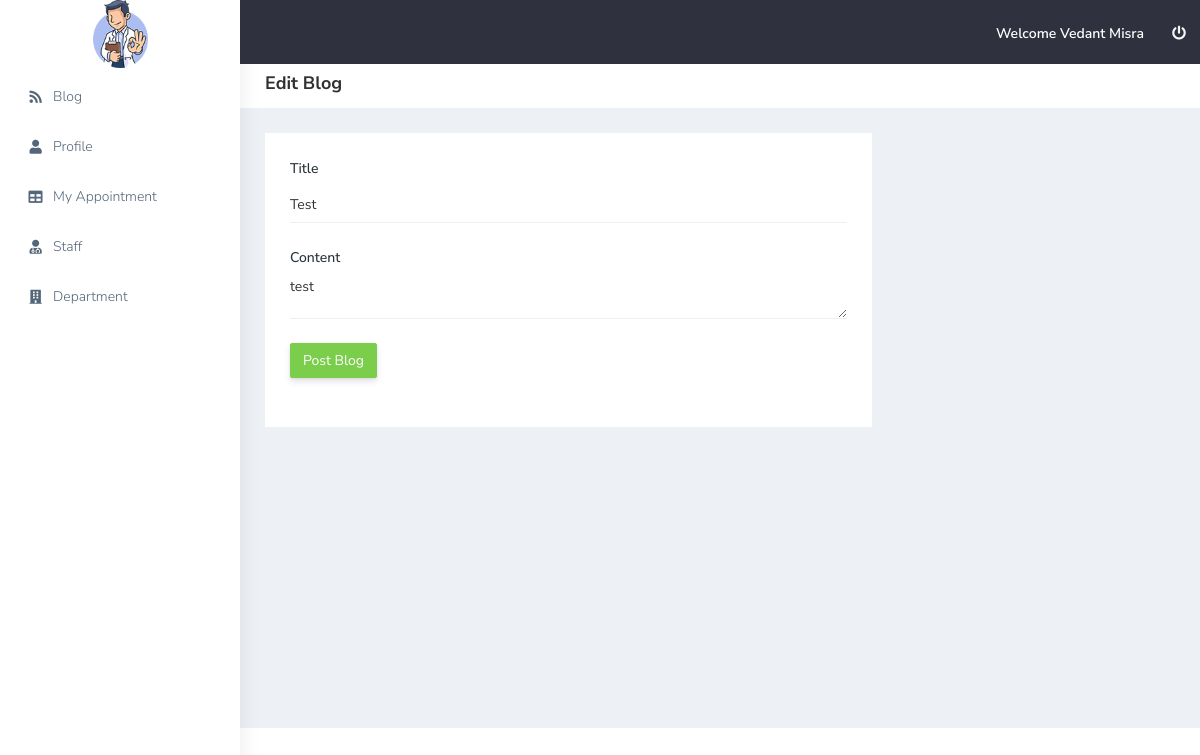
/blog/7 (signed in), run on the app's committed database.
### hospital_flask/models.py (models this page shows, shortened)
class User(db.Model, UserMixin):
    id = db.Column(db.Integer, primary_key=True)
    username = db.Column(db.String(20), nullable=False)
    email = db.Column(db.String(120), unique=True, nullable=False)
    password = db.Column(db.String(60), nullable=False)
    occupation = db.Column(db.String(20),nullable=False)
    specialisation = db.Column(db.String(60),nullable=False)
    gender = db.Column(db.String(10),nullable=False)
    phone = db.Column(db.Integer,nullable=False)
    user_type = db.Column(db.String,nullable=False, default='doctor')
    image_file = db.Column(db.String(20), nullable=False,
                           default='auto.jpg')
    blog = db.relationship('Blog', backref='author', lazy=True)
    appointment = db.relationship('Appointment', backref='doctor', lazy=True)
    def get_id(self):
        return str(self.email)

class Blog(db.Model):
    id = db.Column(db.Integer, primary_key=True)
    title = db.Column(db.String(100), nullable=False)
    date_posted = db.Column(db.DateTime, nullable=False,
                            default=datetime.utcnow)
    content = db.Column(db.Text, nullable=False)
    user_id = db.Column(db.Integer, db.ForeignKey('user.id'), nullable=False)

### hospital_flask/routes.py (the view)
@app.route('/blog/<int:blog_id>', methods=['GET', 'POST'])
def blog_edit(blog_id):
    if current_user.is_authenticated:
        blog = Blog.query.get_or_404(blog_id)
        if blog.author != current_user:
            abort(403)
        eform = BlogForm()
        if eform.validate_on_submit():
            blog.title = eform.title.data
            blog.content = eform.content.data
            db.session.commit()
            return redirect(url_for('blog'))
        elif request.method == 'GET':
            eform.title.data = blog.title
            eform.content.data = blog.content
        return render_template('editblog.html', title='Edit Blog', form=eform, blog=blog)
    else:
        return redirect(url_for('login'))

### hospital_flask/forms.py
class BlogForm(FlaskForm):
    title = StringField('Title', validators=[DataRequired()])
    content = TextAreaField('Content', validators=[DataRequired()])
    submit = SubmitField('Post Blog')

### hospital_flask/models.py (called while the page is built)
@login_manager.user_loader
def load_user(user_email):
    return Userpatient.query.filter_by(email=user_email).first() or User.query.filter_by(email=user_email).first()

### hospital_flask/templates/editblog.html (shortened to what this page needs)
{% extends "layout.html" %}
{% block content %}
    <div class="col-lg-8 col-xlg-9 col-md-12">
      <div class="card">
        <div class="card-body">
          <form class="form-horizontal form-material" method="post" enctype="multipart/form-data">
            <div class="form-group mb-4">
              {{form.title.label(class='col-md-12 p-0')}}
              <div class="col-md-12 border-bottom p-0">
                {{form.title(class='form-control p-0 border-0')}}
              </div>
            </div>
            <div class="form-group mb-4">
              {{form.content.label(class='col-md-12 p-0')}}
              <div class="col-md-12 border-bottom p-0">
                {{form.content(class='form-control p-0 border-0')}}
              </div>
            </div>
            <div class="form-group mb-4">
              <div class="col-sm-12">
                {{form.submit(class='btn btn-success')}}
              </div>
            </div>
          </form>
        </div>
      </div>
    </div>
{% endblock content %}

### hospital_flask/templates/layout.html (shortened to what this page needs)
<!DOCTYPE html>
<html dir="ltr" lang="en">
  <head>
    <link rel="stylesheet" type="text/css" href="{{url_for('static',filename='style.min.css')}}">
    <link rel="stylesheet" href="https://cdnjs.cloudflare.com/ajax/libs/font-awesome/5.15.3/css/all.min.css" />
     </head>
  <body>
    <div
      id="main-wrapper"
      data-layout="vertical"
      data-navbarbg="skin5"
      data-sidebartype="full"
      data-sidebar-position="absolute"
      data-header-position="absolute"
      data-boxed-layout="full"
    >
      <header class="topbar" data-navbarbg="skin5">
        <nav class="navbar top-navbar navbar-expand-md navbar-dark">
          <div class="navbar-header" data-logobg="skin6">
            <a class="navbar-brand justify-content-center" href="/blog">
                <img class="img-fluid" src="{{url_for('static',filename='doctor-dashboard.png')}}" style="height:68px;width: 55px;"   alt="homepage" />
            </a>
          </div>
          <div
            class="navbar-collapse collapse"
            id="navbarSupportedContent"
            data-navbarbg="skin5"
          >
            <ul class="navbar-nav ms-auto d-flex align-items-center ">
              <li class="nav-item">
                <a class="nav-link" href="#"><span class="text-white font-medium"> Welcome {{ current_user.username }}</span></a>
              </li>
              <li class="nav-item">
                <a class="nav-link" href="{{url_for('logout')}}"><i class="fas fa-power-off" style="color: whitesmoke;"></i></a>
              </li>
            </ul>
          </div>
        </nav>
      </header>
      <aside class="left-sidebar" data-sidebarbg="skin6">
        <div class="scroll-sidebar">
          <nav class="sidebar-nav">
            <ul id="sidebarnav">
              <li class="sidebar-item pt-2">
                <a
                  class="sidebar-link waves-effect waves-dark sidebar-link"
                  href="/blog"
                  aria-expanded="false"
                >
                  <i class="fa fa-rss" aria-hidden="true"></i>
                  <span class="hide-menu">Blog</span>
                </a>
              </li>
              <li class="sidebar-item">
                <a
                  class="sidebar-link waves-effect waves-dark sidebar-link"
                  href="/profile"
                  aria-expanded="false"
                >
                  <i class="fa fa-user" aria-hidden="true"></i>
                  <span class="hide-menu">Profile</span>
                </a>
              </li>
              <li class="sidebar-item">
                <a
                  class="sidebar-link waves-effect waves-dark sidebar-link"
                  href="/appointment"
                  aria-expanded="false"
                >
                  <i class="fa fa-table" aria-hidden="true"></i>
                  <span class="hide-menu">My Appointment</span>
                </a>
              </li>
              <li class="sidebar-item">
                <a
                  class="sidebar-link waves-effect waves-dark sidebar-link"
                  href="/staff"
                  aria-expanded="false"
                >
                  <i class="fa fa-user-md" aria-hidden="true"></i>
                  <span class="hide-menu">Staff</span>
                </a>
              </li>
              <li class="sidebar-item">
                <a
                  class="sidebar-link waves-effect waves-dark sidebar-link"
                  href="/department"
                  aria-expanded="false"
                >
                  <i class="fa fa-building" aria-hidden="true"></i>
                  <span class="hide-menu">Department</span>
                </a>
              </li>
            </ul>
          </nav>
        </div>
      </aside>
      <div class="page-wrapper" style="min-height: 250px">
        <div class="page-breadcrumb bg-white">
          <div class="row align-items-center">
            <div class="col-lg-3 col-md-4 col-sm-4 col-xs-12 ">
              {% if current_user.user_type == 'doctor' %}
                {%if title=="All Blogs" %}
                <h4 class="page-title">{{title}} <a href="{{url_for('add_blog')}}"><i class="fas fa-plus"></i></a></h4>
                {%else%}
                <h4 class="page-title">{{title}}</h4>
                {%endif%}
              {%elif title=="All Appointments" and current_user.user_type == 'patient' %}
                <h4 class="page-title">{{title}} <a href="{{url_for('add_appointment')}}"><i class="fas fa-plus"></i></a></h4>
              {% elif current_user.user_type == 'patient' %}
                <h4 class="page-title">{{title}}</h4>
              {%endif%}
            </div>
          </div>
        </div>
        <div class="container-fluid">
          {% block content %}{% endblock %}
        </div>
      </div>
    </div>
  </body>
</html>

### data on the page
User: username "Vedant Misra"
Blog: title "Test", content "test"

### other printed values
{{ title }} "Edit Blog"
